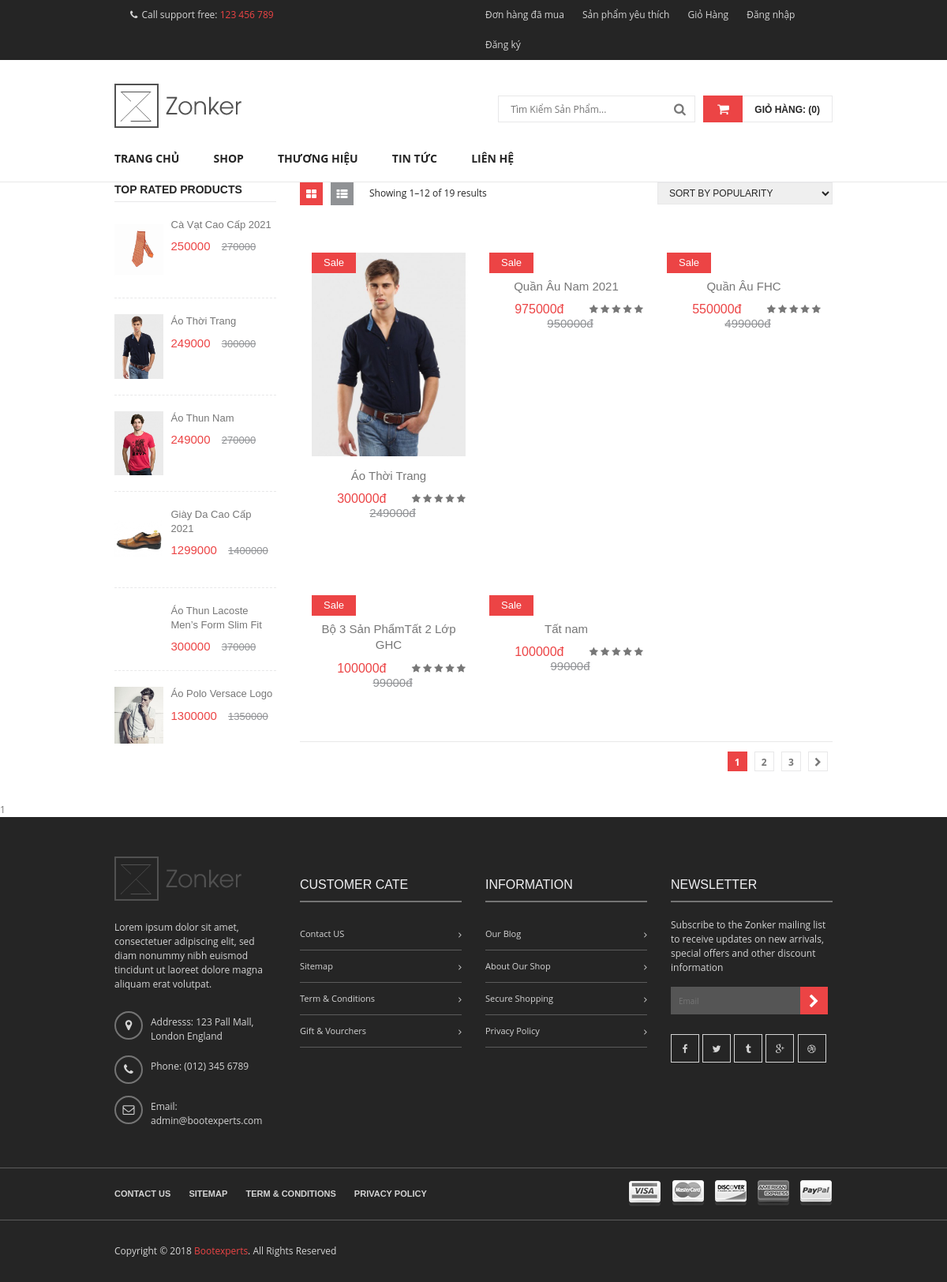
The app's page /thuonghieu?id=4 with its own data.
### tables this page shows
CREATE TABLE `product` (
  `id` int(11) NOT NULL,
  `category_id` int(11) DEFAULT NULL,
  `brand_id` int(11) DEFAULT NULL,
  `title` varchar(350) DEFAULT NULL,
  `price` int(11) DEFAULT NULL,
  `number` int(11) NOT NULL,
  `discount` int(11) DEFAULT NULL,
  `view` int(11) NOT NULL,
  `thumbnail` varchar(500) DEFAULT NULL,
  `description` longtext DEFAULT NULL,
  `status` int(11) NOT NULL,
  `created_at` datetime DEFAULT NULL,
  `updated_at` datetime DEFAULT NULL,
  `deleted` int(11) DEFAULT NULL
);

### client/views/homepage/thuonghieu.php (the view, shortened to what this page needs)
<div class="shop-area">
	<div class="container">
		<div class="row">
			<div class="col-lg-3 col-md-12 order-2 order-lg-1">
				<div class="sider-bar-wrap">
					<aside class="widget top-product-widget">
						<h3 class="sidebar-title">Top rated products</h3>
						<ul>
							<?php foreach ($viewss as $item) : ?>
								<li>
									<div class="single-product">
										<div class="product-img">
											<a href="<?= BASE_URL . 'chitietsp?id=' . $item['id'] ?>">
												<img class="primary-image" src="<?= IMAGE_URL ?><?= $item['thumbnail'] ?>" alt="" />
											</a>
										</div>
										<div class="product-content">
											<div class="pro-info">
												<h2 class="product-name"><a href="#"><?= $item['title'] ?></a></h2>
												<div class="price-box">
													<span class="new-price"><?= $item['discount'] ?></span>
													<span class="old-price"><?= $item['price'] ?></span>
												</div>
											</div>
										</div>
									</div>
								</li>
							<?php endforeach; ?>
						</ul>
					</aside>
				</div>
			</div>
			<div class="col-lg-9 col-md-12 order-1 order-lg-2">
				<div class="toolbar">
					<div class="view-mode">
						<a class="active" href="shop.html"><i class="fa fa-th-large"></i></a>
						<a class="list" href="shop-list.html"><i class="fa fa-th-list"></i></a>
					</div>
					<div class="show-result">
						<p> Showing 1–12 of 19 results</p>
					</div>
					<div class="toolbar-form">
						<form action="#">
							<div class="tolbar-select">
								<select>
									<option value="volvo">Sort by popularity</option>
								</select>
							</div>
						</form>
					</div>
				</div>
				<div class="grid-view">
					<div class="row">
						<?php foreach ($items as $item) : ?>
							<div class="col-lg-4 col-md-4 col-sm-12">
								<div class="single-product">
									<span class="sale-text">Sale</span>
									<div class="product-img">
										<a href="<?= BASE_URL . 'chitietsp?id=' . $item['id'] ?>">
											<img class="primary-image" src="<?= IMAGE_URL ?><?= $item['thumbnail'] ?>" alt="" />
										</a>
									</div>
									<div class="product-content">
										<h2 class="product-name"><a href="<?= BASE_URL . 'chitietsp?id=' . $item['id'] ?>"><?= $item['title'] ?></a></h2>
										<div class="pro-rating">
											<a href="#"><i class="fa fa-star"></i></a>
											<a href="#"><i class="fa fa-star"></i></a>
											<a href="#"><i class="fa fa-star"></i></a>
											<a href="#"><i class="fa fa-star"></i></a>
											<a href="#"><i class="fa fa-star"></i></a>
										</div>
										<div class="price-box">
											<span class="new-price"><?= $item['price'] ?>đ</span>
											<span class="old-price"><?= $item['discount'] ?>đ</span>
										</div>
									</div>
								</div>
							</div>
						<?php endforeach; ?>
					</div>
				</div>
				<div class="shop-pagination">
					<div class="pagination">
						<ul>
							<li class="active">1</li>
							<li><a href="#">2</a></li>
							<li><a href="#">3</a></li>
							<li><a href="#"><i class="fa fa-chevron-right"></i></a></li>
						</ul>
					</div>
				</div>
			</div>
		</div>
	</div>
</div>

### public/client-asset/css/my-user.css (style rules this page uses)
.col-md-4 { text-align: center; margin-top: 30px; }

### public/client-asset/css/donhangct.css (style rules this page uses)
.row { margin: 0px; }

### public/client-asset/css/main.css (style rules this page uses)
html { color: #222; font-size: 1em; line-height: 1.4; }
audio, canvas, iframe, img, svg, video { vertical-align: middle; }

### public/client-asset/css/responsive.css (style rules this page uses)
@media (min-width: 992px) and (max-width: 1200px) { .container { width: 970px; } }

### records on screen
product: thumbnail (picture), title "Cà Vạt Cao Cấp 2021", discount "250000", price "270000"
product: thumbnail (picture), title "Áo Thời Trang", discount "249000", price "300000"
product: thumbnail (picture), title "Áo Thun Nam", discount "249000", price "270000"
product: thumbnail (picture), title "Giày Da Cao Cấp 2021", discount "1299000", price "1400000"
product: title "Áo Thun Lacoste Men’s Form Slim Fit", discount "300000", price "370000"
product: thumbnail (picture), title "Áo Polo Versace Logo", discount "1300000", price "1350000"
product: title "Quần Âu Nam 2021", price "975000", discount "950000"
product: title "Quần Âu FHC", price "550000", discount "499000"
product: title "Bộ 3 Sản PhẩmTất 2 Lớp GHC", price "100000", discount "99000"
product: title "Tất nam", price "100000", discount "99000"

### other values on screen
countCartNumber() "0"
include_once $view "1"
